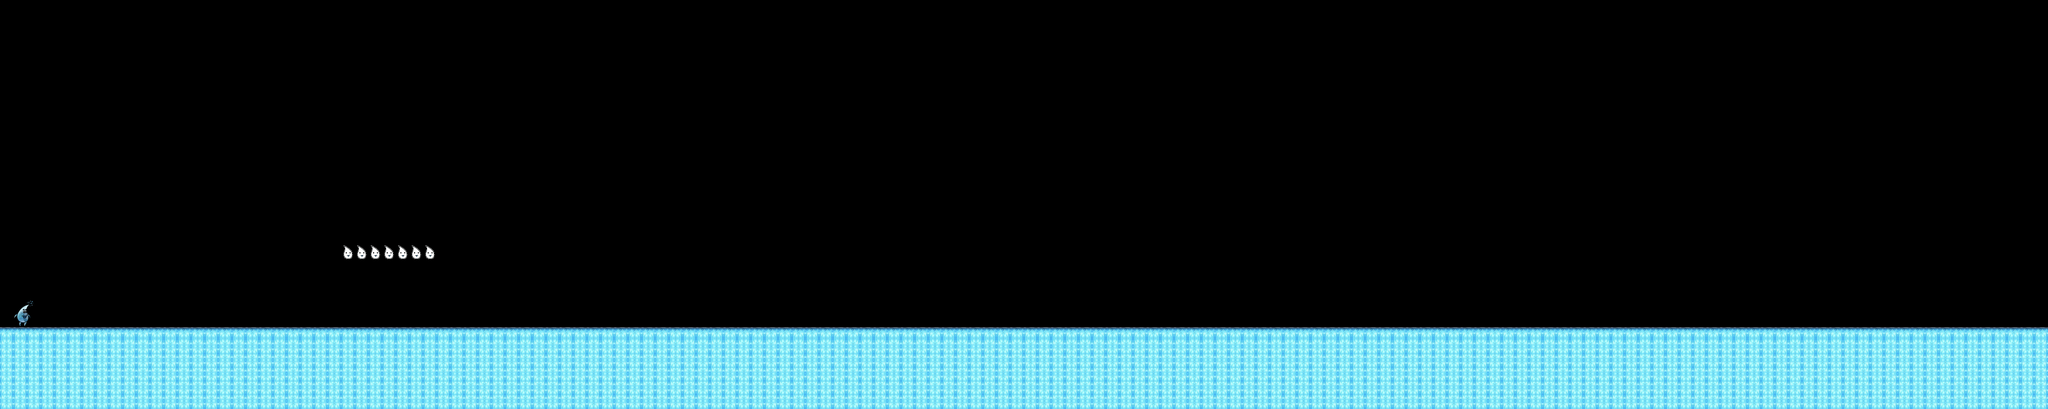

A 2D game scene composited from a Tiled map and its tileset images. What follows is a short description and the map's XML, with each tile layer's data collapsed to a summary:
An orthogonal 150x30 tile map with 32x32 px tiles, 1 tile layer (Platforms), 5 hidden layers not drawn, 9 tilesets and 2 objects (2x Body).

<map version="1.0" orientation="orthogonal" width="150" height="30" tilewidth="32" tileheight="32">
 <properties>
  <property name="ParallaxEnabled" value="true" />
 </properties>
 <tileset firstgid="1" name="tileset-platformer" tilewidth="32" tileheight="32">
  <image source="tileset-platformer.png" width="192" height="544" />
  <tile id="53">
   <properties>
    <property name="IsGround" value="" />
    <property name="bodyType" value="static" />
   </properties>
  </tile>
  <tile id="57">
   <properties>
    <property name="IsAnimated" value="" />
    <property name="IsCollectable" value="" />
    <property name="Name" value="Gouttelette" />
    <property name="Nom" value="1" />
    <property name="Score" value="100" />
    <property name="animation1" value="frameCount=3,time=1000" />
    <property name="bodyType" value="static" />
    <property name="sequences" value="animation1" />
   </properties>
  </tile>
  <tile id="58">
   <properties>
    <property name="HasBody" value="" />
    <property name="IsAnimated" value="" />
    <property name="IsCollectable" value="" />
    <property name="Name" value="SuperGouttelette" />
    <property name="Nom" value="2" />
    <property name="Score" value="200" />
    <property name="animation1" value="frameCount=1,time=2000" />
    <property name="bodyType" value="static" />
    <property name="isSensor" value="true" />
    <property name="sequences" value="animation1" />
   </properties>
  </tile>
  <tile id="62">
   <properties>
    <property name="HasBody" value="" />
    <property name="IsPickup" value="" />
    <property name="bodyType" value="static" />
    <property name="isSensor" value="true" />
    <property name="pickupType" value="score" />
    <property name="scoreValue" value="10" />
   </properties>
  </tile>
  <tile id="64">
   <properties>
    <property name="HasBody" value="" />
    <property name="IsAnimated" value="" />
    <property name="IsCollectable" value="" />
    <property name="Name" value="Esprit" />
    <property name="Nom" value="3" />
    <property name="Score" value="1000" />
    <property name="animation1" value="frameCount=1,time=2000" />
    <property name="bodyType" value="static" />
    <property name="isSensor" value="true" />
    <property name="sequences" value="animation1" />
   </properties>
  </tile>
  <tile id="71">
   <properties>
    <property name="IsGround" value="" />
    <property name="bodyType" value="static" />
   </properties>
  </tile>
  <tile id="83">
   <properties>
    <property name="HasBody" value="" />
    <property name="IsFrozen" value="" />
    <property name="IsGround" value="" />
    <property name="bodyType" value="static" />
    <property name="bonusJumpLiq" value="0.5" />
    <property name="bonusJumpSol" value="1" />
    <property name="bonusSpeedLiq" value="1" />
    <property name="bonusSpeedSol" value="2" />
   </properties>
  </tile>
  <tile id="85">
   <properties>
    <property name="HasBody" value="" />
    <property name="IsDestructible" value="" />
    <property name="bodyType" value="static" />
   </properties>
  </tile>
  <tile id="86">
   <properties>
    <property name="IsDestructible" value="" />
    <property name="IsStalactite" value="" />
   </properties>
  </tile>
  <tile id="87">
   <properties>
    <property name="IsGround" value="" />
    <property name="bodyType" value="static" />
   </properties>
  </tile>
 </tileset>
 <tileset firstgid="103" source="player.tsx" />
 <tileset firstgid="148" name="AtlasGlace" tilewidth="32" tileheight="32">
  <image source="AtlasGlace.png" width="96" height="128" />
  <tile id="1">
   <properties>
    <property name="BonusJumpLiq" value="0.5" />
    <property name="BonusJumpSol" value="1" />
    <property name="BonusSpeedLiq" value="0.6" />
    <property name="BonusSpeedSol" value="0.8" />
    <property name="IsChangeVitesse" value="" />
   </properties>
  </tile>
  <tile id="6">
   <properties>
    <property name="BonusJumpLiq" value="0.4" />
    <property name="BonusJumpSol" value="1" />
    <property name="BonusSpeedLiq" value="0.4" />
    <property name="BonusSpeedSol" value="0.7" />
   </properties>
  </tile>
  <tile id="8">
   <properties>
    <property name="BonusJumpLiq" value="0.75" />
    <property name="BonusJumpSol" value="1" />
    <property name="BonusSpeedLiq" value="0.8" />
    <property name="BonusSpeedSol" value="0.9" />
   </properties>
  </tile>
  <tile id="9">
   <properties>
    <property name="BonusJumpLiq" value="" />
    <property name="BonusJumpSol" value="" />
    <property name="BonusSpeedLiq" value="" />
    <property name="BonusSpeedSol" value="" />
   </properties>
  </tile>
 </tileset>
 <tileset firstgid="160" name="AtlasGlaceVerso" tilewidth="32" tileheight="32">
  <image source="AtlasGlaceVerso.png" width="96" height="128" />
 </tileset>
 <tileset firstgid="172" name="AtlasVerglas" tilewidth="32" tileheight="32">
  <image source="AtlasVerglas.png" width="96" height="128" />
  <tile id="1">
   <properties>
    <property name="BonusJumpLiq" value="1" />
    <property name="BonusJumpSol" value="1" />
    <property name="BonusSpeedSol" value="1.4" />
    <property name="IsChangeVitesse" value="" />
    <property name="IsGround" value="" />
    <property name="bonusSpeedLiq" value="37" />
   </properties>
  </tile>
  <tile id="6">
   <properties>
    <property name="BonusJumpLiq" value="0.5" />
    <property name="BonusJumpSol" value="1" />
    <property name="BonusSpeedLiq" value="0.9" />
    <property name="BonusSpeedSol" value="1.2" />
    <property name="IsChangeVitesse" value="" />
    <property name="IsGround" value="" />
   </properties>
  </tile>
  <tile id="8">
   <properties>
    <property name="BonusJumpLiq" value="1" />
    <property name="BonusJumpSol" value="1" />
    <property name="BonusSpeedLiq" value="1.2" />
    <property name="BonusSpeedSol" value="1.6" />
    <property name="IsChangeVitesse" value="" />
   </properties>
  </tile>
  <tile id="9">
   <properties>
    <property name="BonusJumpLiq" value="0.5" />
    <property name="BonusJumpSol" value="1" />
    <property name="BonusSpeedLiq" value="0.9" />
    <property name="BonusSpeedSol" value="1.2" />
    <property name="IsChangeVitesse" value="" />
    <property name="IsGround" value="" />
   </properties>
  </tile>
 </tileset>
 <tileset firstgid="184" name="AtlasVerglasVerso" tilewidth="32" tileheight="32">
  <image source="AtlasVerglasVerso.png" width="96" height="128" />
 </tileset>
 <tileset firstgid="196" source="goutteletteSpriteSheet.tsx" />
 <tileset firstgid="198" source="stalactite_01.tsx" />
 <tileset firstgid="200" source="SupergoutteletteSpriteSheet.tsx" />
 <layer name="Hills" width="150" height="30" visible="0">
  <properties>
   <property name="parallaxFactorX" value="0.7" />
  </properties>
  <data>[4500 cells, 0 non-empty, 0 distinct tile ids]</data>
 </layer>
 <layer name="Bushes" width="150" height="30" visible="0">
  <properties>
   <property name="parallaxFactorX" value="0.7" />
  </properties>
  <data>[4500 cells, 0 non-empty, 0 distinct tile ids]</data>
 </layer>
 <layer name="Clouds" width="150" height="30" visible="0">
  <properties>
   <property name="parallaxFactorX" value="0.1" />
  </properties>
  <data>[4500 cells, 0 non-empty, 0 distinct tile ids]</data>
 </layer>
 <layer name="Platforms" width="150" height="30">
  <properties>
   <property name="parallaxBase" value="" />
  </properties>
  <data>[4500 cells, 917 non-empty, 5 distinct tile ids]</data>
 </layer>
 <objectgroup name="Physics" width="150" height="30">
  <properties>
   <property name="parallaxFactorX" value="1" />
  </properties>
  <object type="Body" x="0" y="768" width="4800" height="192">
   <properties>
    <property name="IsChangeVitesse" value="" />
    <property name="IsGround" value="" />
    <property name="bodyType" value="static" />
    <property name="bonusSpeedLiq" value="1.3" />
   </properties>
  </object>
  <object type="Body" x="4736" y="0" width="32" height="768">
   <properties>
    <property name="HasBody" value="" />
    <property name="IsEnd" value="" />
    <property name="bodyType" value="static" />
    <property name="isSensor" value="true" />
   </properties>
  </object>
 </objectgroup>
 <layer name="Castle" width="150" height="30" visible="0">
  <properties>
   <property name="parallaxFactorX" value="1" />
  </properties>
  <data>[4500 cells, 0 non-empty, 0 distinct tile ids]</data>
 </layer>
 <layer name="Foreground" width="150" height="30" visible="0">
  <properties>
   <property name="parallaxFactorX" value="3" />
  </properties>
  <data>[4500 cells, 0 non-empty, 0 distinct tile ids]</data>
 </layer>
</map>
